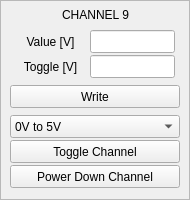
     <widget class="QFrame" name="frame_27">
      <property name="geometry">
       <rect>
        <x>420</x>
        <y>20</y>
        <width>190</width>
        <height>200</height>
       </rect>
      </property>
      <property name="frameShape">
       <enum>QFrame::StyledPanel</enum>
      </property>
      <property name="frameShadow">
       <enum>QFrame::Raised</enum>
      </property>
      <widget class="QLabel" name="label_134">
       <property name="geometry">
        <rect>
         <x>0</x>
         <y>5</y>
         <width>191</width>
         <height>20</height>
        </rect>
       </property>
       <property name="text">
        <string>CHANNEL 9</string>
       </property>
       <property name="alignment">
        <set>Qt::AlignCenter</set>
       </property>
      </widget>
      <widget class="QLineEdit" name="ledt_wr9_t1">
       <property name="geometry">
        <rect>
         <x>90</x>
         <y>55</y>
         <width>85</width>
         <height>23</height>
        </rect>
       </property>
      </widget>
      <widget class="QLabel" name="label_135">
       <property name="geometry">
        <rect>
         <x>10</x>
         <y>30</y>
         <width>81</width>
         <height>23</height>
        </rect>
       </property>
       <property name="text">
        <string>Value [V]</string>
       </property>
       <property name="alignment">
        <set>Qt::AlignCenter</set>
       </property>
      </widget>
      <widget class="QPushButton" name="pB_wr_up9_t">
       <property name="geometry">
        <rect>
         <x>10</x>
         <y>85</y>
         <width>170</width>
         <height>23</height>
        </rect>
       </property>
       <property name="text">
        <string>Write</string>
       </property>
      </widget>
      <widget class="QPushButton" name="pB_pd9_t">
       <property name="geometry">
        <rect>
         <x>10</x>
         <y>165</y>
         <width>170</width>
         <height>23</height>
        </rect>
       </property>
       <property name="text">
        <string>Power Down Channel</string>
       </property>
       <property name="checkable">
        <bool>false</bool>
       </property>
      </widget>
      <widget class="QLabel" name="label_151">
       <property name="geometry">
        <rect>
         <x>10</x>
         <y>55</y>
         <width>81</width>
         <height>23</height>
        </rect>
       </property>
       <property name="text">
        <string>Toggle [V]</string>
       </property>
       <property name="alignment">
        <set>Qt::AlignCenter</set>
       </property>
      </widget>
      <widget class="QLineEdit" name="ledt_wr9_t0">
       <property name="geometry">
        <rect>
         <x>90</x>
         <y>30</y>
         <width>85</width>
         <height>23</height>
        </rect>
       </property>
      </widget>
      <widget class="QComboBox" name="cBox_span9_t">
       <property name="geometry">
        <rect>
         <x>10</x>
         <y>115</y>
         <width>170</width>
         <height>23</height>
        </rect>
       </property>
       <property name="sizePolicy">
        <sizepolicy hsizetype="Preferred" vsizetype="Fixed">
         <horstretch>0</horstretch>
         <verstretch>0</verstretch>
        </sizepolicy>
       </property>
       <item>
        <property name="text">
         <string>0V to 5V </string>
        </property>
       </item>
       <item>
        <property name="text">
         <string>-2.5V to + 2.5V</string>
        </property>
       </item>
       <item>
        <property name="text">
         <string>-5V to +5V</string>
        </property>
       </item>
      </widget>
      <widget class="QPushButton" name="pB_toggle_s_9">
       <property name="geometry">
        <rect>
         <x>10</x>
         <y>140</y>
         <width>170</width>
         <height>23</height>
        </rect>
       </property>
       <property name="text">
        <string>Toggle Channel</string>
       </property>
       <property name="checkable">
        <bool>true</bool>
       </property>
      </widget>
     </widget>
